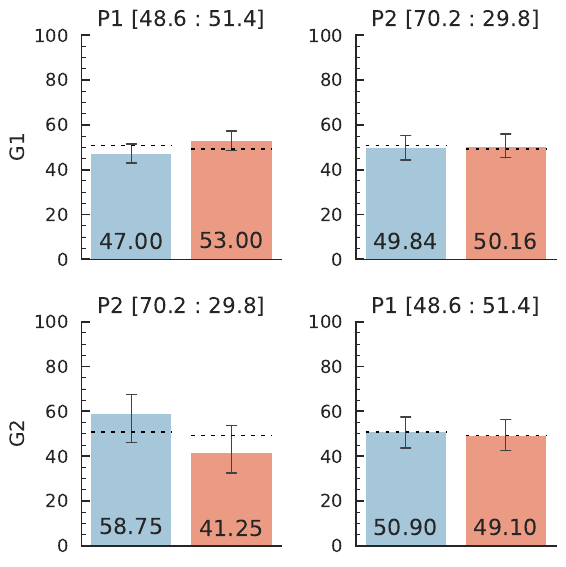

Recreate this plot in Python.
import csv
import numpy as np
import pandas as pd
import matplotlib.pyplot as plt
import matplotlib

import seaborn as sns
sns.set_context(
    "talk",
    font_scale=1,
    rc={
        "lines.linewidth": 2,
        "text.usetex": True,
        "font.family": 'serif',
        "font.serif": ['Palatino'],
        "font.size": 18
    })
sns.set_style('ticks')
sns.set_style({"ytick.direction": "in", "ytick.major.size": 6.0,  "ytick.minor.size": 3.0, "xtick.direction": "in", "xtick.major.size": 0.0,  "xtick.minor.size": 0.0})

from matplotlib import rc
font = {'family': 'serif', 'serif': ['Palatino'], 'size': 18}
rc('font', **font)

plt.rcParams["figure.figsize"] = (18, 6)


plt.clf()

P = [1, 1, 1, 1, 1, 1, 1, 1, 1, 1, 1, 1, 1, 1, 1, 1, 1, 1, 2, 2, 2, 2, 2, 2, 2, 2, 2, 2, 2, 2, 2, 2, 2, 2, 2, 2]
V = [2, 2, 2, 2, 2, 2, 2, 2, 1, 1, 1, 1, 1, 1, 1, 1, 1, 1, 2, 2, 2, 2, 2, 2, 2, 2, 1, 1, 1, 1, 1, 1, 1, 1, 1, 1]
X = ['Yes', 'No', 'Yes', 'No','Yes', 'No', 'Yes', 'No', 'Yes', 'No', 'Yes', 'No', 'Yes', 'No', 'Yes', 'No', 'Yes', 'No', 'Yes', 'No', 'Yes', 'No','Yes', 'No', 'Yes', 'No', 'Yes', 'No', 'Yes', 'No', 'Yes', 'No', 'Yes', 'No', 'Yes', 'No']
Y = [65, 35, 40, 60, 70, 30, 60, 40, 48, 52, 45, 55, 47, 53, 55, 45, 40, 60, 60, 40, 48.6, 51.4, 55, 45, 40, 60, 58.6, 41.4, 50, 50, 48.6, 51.4, 52, 48, 40, 60]


df = pd.DataFrame(
    {   'P': P,
        'V': V,
        'X': X,
        'Y': Y
    })

colors = ["#9ecae1", "#fc9272", "#a1d99b"]

g = sns.FacetGrid(df, col ='P', row = 'V', sharey = False, sharex = False)
g.map(sns.barplot, 'X', 'Y', errwidth = 1.0, capsize = 0.1, palette=sns.color_palette(colors))

g.fig.subplots_adjust(wspace = 0, hspace = 0)

g.axes[0, 0].set_ylabel('G1')
g.axes[1, 0].set_ylabel('G2')

g.axes[0, 0].tick_params(labelbottom='off')
g.axes[0, 1].tick_params(labelbottom='off')
g.axes[1, 0].tick_params(labelbottom='off')
g.axes[1, 1].tick_params(labelbottom='off') 

g.axes[1, 0].set_xlabel('')
g.axes[1, 1].set_xlabel('')


g.axes[0, 0].set_title('P1 [48.6 : 51.4]')
g.axes[0, 1].set_title('P2 [70.2 : 29.8]')
g.axes[1, 0].set_title('P2 [70.2 : 29.8]')
g.axes[1, 1].set_title('P1 [48.6 : 51.4]')

major_yticks = np.arange(0, 105, 20)
minor_yticks = np.arange(0, 105, 5)
axes_count = 0

for i, ax in enumerate(g.axes[-1, :]):
    rects = ax.patches
    for j, rect in enumerate(rects):
        height = rect.get_height()
        ax.text(rect.get_x() + rect.get_width()/2., 0.05*height, '%.2f' % height, ha='center', va='bottom', fontsize=16)
        ax.plot([-0.4, 0.4], [50.8, 50.8], 'k--',  dashes=(3, 5), linewidth = 0.9)
        ax.plot([0.6, 1.4], [49.2, 49.2], 'k--',  dashes=(3, 5), linewidth = 0.9)
    ax.set_yticks(major_yticks)
    ax.set_yticks(minor_yticks, minor = True)

for i, ax in enumerate(g.axes[-2, :]):
    rects = ax.patches
    for j, rect in enumerate(rects):
        height = rect.get_height()
        ax.text(rect.get_x() + rect.get_width()/2., 0.05*height, '%.2f' % height, ha='center', va='bottom', fontsize=16)
        ax.plot([-0.4, 0.4], [50.8, 50.8], 'k--', dashes=(3, 5), linewidth = 0.9)
        ax.plot([0.6, 1.4], [49.2, 49.2], 'k--', dashes=(3, 5), linewidth = 0.9)
    ax.set_yticks(major_yticks)
    ax.set_yticks(minor_yticks, minor = True)


#sns.despine(bottom = True)
sns.plt.tight_layout()
plt.savefig('Formative_Study.pdf', bbox_inches='tight')
plt.close()

